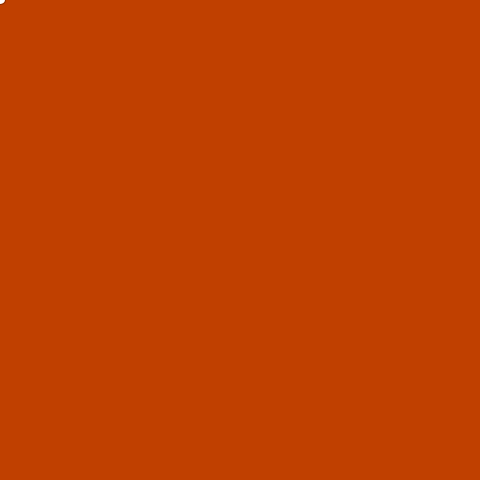
Frame 1 (no input)
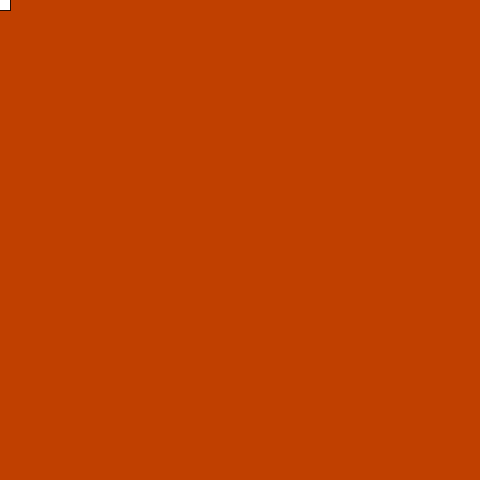
Frame 60 (the mouse pressed at the canvas centre just before this capture)
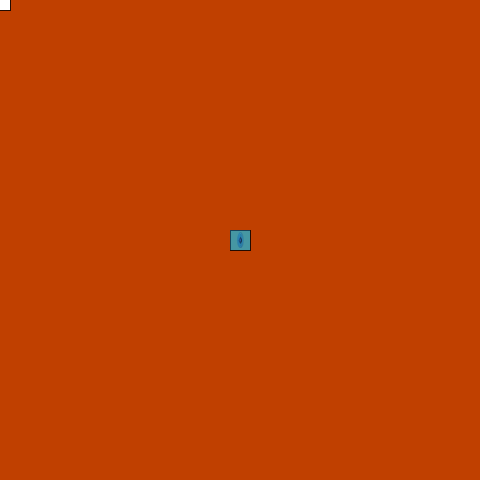
Frame 120 (the mouse held since frame 60 and released just before this capture)

The Processing sketch that drew these frames (run headless with seeded random() and noise(); from frame 60 on, the mouse is pressed at the canvas centre):

// Processing sketch: _5x
// ── _5x.pde
int r, g, b;
// add vars for ellipse size
int w, h;
String my_string;

void setup() {
 size(480, 480);
 background(192, 64, 0);
 stroke(r, g, b, 64);
 smooth();
 w = h = 10;
}

void draw() {
 checkValues();
 if (mousePressed) {
    r += 1;  
    g -= 2;
    b += random(4) - 2;
    fill(r, g, b, 64);
 } // else fill(255);
 w += random(6) - 3; // try 2?
 h += random(6) - 3;
// if (int(random(2)) == 0) {
  if (!(frameCount % 10 == 0)) {
   ellipse(mouseX, mouseY, w, h);
 } else {
   rect(mouseX, mouseY, 20, 20);
//   ellipse(mouseX, mouseY, getArea(), getArea());
 }
 rectMode(CENTER);
 
}
void checkValues() {
 if (r > 255) r = 0;
 
 if (g < 0) g = 255;
 
 if (b > 255) b = 0;
 if (b < 0) b = 255;
}

int getArea() {
  return w*h;
}
